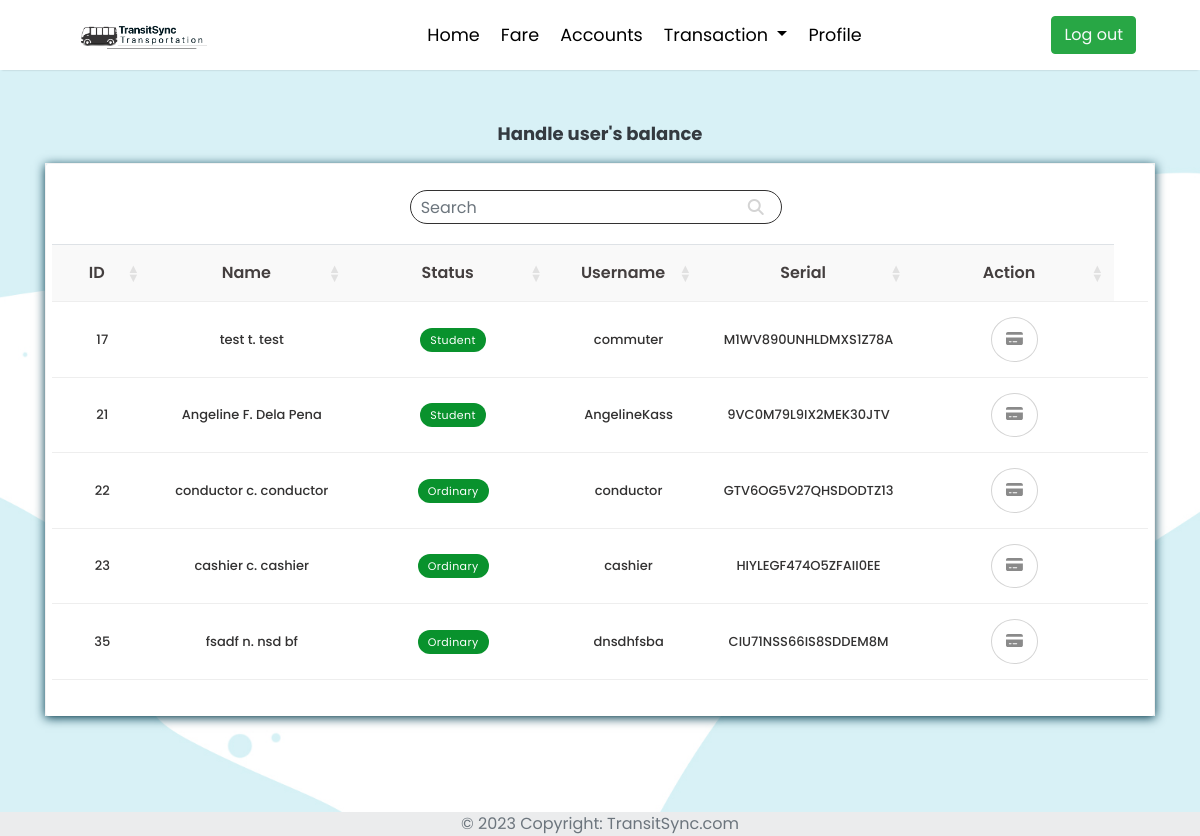
Page /cashier/ (signed in) on the committed database.
### users/models.py (models this page shows, shortened)
class CustomUser(AbstractUser):
    STATUS = (
        ('PWD', 'PWD'),
        ('Student', 'Student'),
        ('National Athlete', 'National Athlete'),
        ('Senior', 'Senior'),
        ('Ordinary', 'Ordinary')
    )
    GENDER = (
        ('M', 'Male'),
        ('F', 'Female'),
        ('LGBTQ+', 'Others')
    )
    carType =(
        ('PUJ', 'PUJ'),
        ('Modernized PUJ', 'Modernized PUJ'),
        ('AirConditioned PUJ', 'AirConditioned PUJ'),
        ('Regular Bus', 'Regular Bus'),
        ('Modernized Bus', 'Modernized Bus'),
    )
    email = models.EmailField(unique=True)
    middle_name = models.CharField(max_length=50, blank= True, null=True)
    status = models.CharField(max_length=100, choices=STATUS, default='Ordinary')
    gender = models.CharField(max_length=100, choices=GENDER,null=True, blank=False)
    age= models.PositiveIntegerField(null=True, blank=True)
    birthDate = models.DateField(null=True, blank=True)
    contactNumber= models.CharField(max_length=11, null=True, blank=True)
    emergencyContact= models.CharField(max_length=11,null=True, blank=True)
    contactPerson= models.CharField(max_length=100, null=True, blank=True)
    userSN= models.CharField(max_length=100, null=True, blank=True)
    balance= models.FloatField(null=True, blank=True)
    DPA= models.BooleanField(default=False)
    graduation = models.DateField(null=True, blank=True)
    validID = models.ImageField(upload_to="valid_ids/", null=True, blank=True)
    QR = models.ImageField(upload_to="qrs/", null=True, blank=True)
    verified = models.BooleanField(default=False, null=True, blank= True)
    UserGroup = models.CharField(max_length=100, null=True, blank=True)
    TransportationType = models.CharField(max_length=100,choices= carType, null=True, blank=True, default='PUJ')

### Website/views.py (the view)
# urls.py: path("cashier/", views.cashier, name="cashier"),
@login_required
def cashier(request):
    query = request.GET.get('q')
    if query:
        results = CustomUser.objects.filter(
            Q(userSN__icontains=query) |
            Q(last_name__icontains=query) |
            Q(middle_name__icontains=query) |
            Q(first_name__icontains=query) |
            Q(email__icontains=query) |
            Q(username__icontains=query)
        )
    else:
        results = CustomUser.objects.filter(UserGroup='user')
    return render(request, 'cashier/cashierHome.html', {'results': results, 'query': query})

### Website/templates/cashier/cashierHome.html (shortened to what this page needs)
{% extends "header.html" %}
{% load static %}
{% block content %}
<body>
    <div class="container p-30">
        <p class="text-dark mx-auto"> Handle user's balance </p>
        <div class="row">
            <div class="col-md-12 main-datatable">
                <div class="card_body">
                    <div class="col-sm-8 add_flex">
                        <div class="form-group searchInput">
                            <form action="" method="get">
                                <input type="text" name="q" class="form-control" id="filterbox" placeholder="Search">
                            </form>
                        </div>
                    </div>
                    <div class="overflow-x">
                        <table style="width:100%;" id="filtertable" class="table cust-datatable dataTable no-footer">
                            <thead>
                                <tr>
                                    <th style="min-width:50px;">ID</th>
                                    <th style="min-width:150px;">Name</th>
                                    <th style="min-width:150px;">Status</th>
                                    <th style="min-width:100px;">Username</th>
                                    <th style="min-width:100px;">Serial</th>
                                    <th style="min-width:150px;">Action</th>
                                </tr>
                            </thead>
                            {% for result in results %}
                            <tbody>
                                <tr>
                                    <td>{{ result.id }}</td>
                                    <td>{{ result.first_name }} {{ result.middle_name|slice:":1" }}.
                                        {{ result.last_name }}</td>
                                    <td><span class="mode mode_on">{{ result.status }}</span></td>
                                    <td>{{ result.username }}</td>
                                    <td>{{ result.userSN }}</td>
                                    <td>
                                        <span class="actionCust">
                                            <a class="show-modal" data-user-id="{{ result.id }}"><i
                                                    class="fa fa-credit-card"></i></a>
                                        </span>
                                    </td>
                                    <td>
                                    {% empty %}
                                    No results found.</td>
                                </tr>
                            </tbody>
                            {% endfor %}
                        </table>
                    </div>
                </div>
            </div>
        </div>
    </div>
    <footer class="text-center text-lg-start bg-light text-muted">
        <div class="text-center p-0" style="background-color: rgba(0, 0, 0, 0.05);">
            © 2023 Copyright:
            <a class="text-reset fw-bold">TransitSync.com</a>
        </div>
    </footer>
</body>
</html>
{% endblock content %}

### Website/templates/header.html (shortened to what this page needs)
{% load static %}
<!DOCTYPE html>
<html>
<head>
            <link rel="stylesheet" href="https://cdn.jsdelivr.net/npm/bootstrap@4.6.0/dist/css/bootstrap.min.css"
>
          <link rel="stylesheet" href="https://cdn.datatables.net/1.13.7/css/jquery.dataTables.min.css">
    <link href="{% static 'fontawesomefree/css/all.min.css' %}" rel="stylesheet" type="text/css">
    <link rel="stylesheet" type="text/css" href="{% static 'main/main.css' %}">
</head>
<body>
    {% include 'navbar.html' %}
    <main role="main">
                {% block content %}
                {% endblock %}
</body>
</html>

### Website/templates/navbar.html (shortened to what this page needs)
{% load static %}
<!DOCTYPE html>
<html>
<head>
  <link rel="stylesheet" href=
  "https://cdnjs.cloudflare.com/ajax/libs/font-awesome/6.2.0/css/all.css">
</head>
<body>
<header>
<nav class="navbar navbar-inverse navbar-expand-lg navbar-light fixed-top">
  <a class="navbar-brand mt-2 mt-lg-0" href="{% url 'welcome' %}">
    <img
      src="{% static 'images/homelogo.png' %}"
      height="30"
      loading="lazy"
    />
  </a>
    <div class="collapse navbar-collapse" id="navbarSupportedContent">
      <ul class="navbar-nav mx-auto">
        {% if user.is_authenticated and user.is_superuser %}
        <li class="nav-item">
            <a class="nav-link" href="{% url 'admin' %}">Home</a>
          </li>
          <li class="nav-item">
            <a class="nav-link" href="{% url 'track_prices' %}">Fare</a>
          </li>
          <li class="nav-item">
            <a class="nav-link" href="{% url 'account_management' %}">Accounts</a>
          </li>
          <li class="nav-item dropdown">
            <a class="nav-link dropdown-toggle" href="#" id="transactionDropdown" role="button" data-toggle="dropdown" aria-haspopup="true" aria-expanded="false">
                Transaction
            </a>
          </li>
          <li class="nav-item">
            <a class="nav-link" href="{% url 'profile' user.username %}"> Profile </a>
          </li>
      </ul>
      <a href="{% url 'logout' %}"> <button class="btn btn-success text-light  my-1" type="submit">Log out</button>  </a>
          {% endif %}
    </div>
  </nav>
</header>
</body>
</html>

### Website/static/main/main.css (style rules this page uses)
.navbar-nav .nav-link { color: #fff; }

### Website/templates/navbar.html (style rules this page uses)
* { margin: 0; padding: 0; box-sizing: border-box; font-family: "Poppins", sans-serif; }
.navbar { padding: 0.7rem 4rem; box-shadow: 0 2px 2px -2px rgba(0,0,0,.2); background-color: #fff; z-index: 1000; }
.navbar .navbar-nav .nav-link { color: #fff; font-size: 1.1em; }
.navbar .navbar-nav .nav-link { padding: 0.6em; font-size: 1.2em; transition: all 0.5s; }
.navbar .navbar-brand { padding: 0 0.6em; font-size: 1.5em; font-weight: bold; }
#navbarSupportedContent > ul > li:nth-child(n) > a { color: #000000; font-size: 1.1rem; }

### rows in the picture
CustomUser: id "17", first_name "test", middle_name "t", last_name "test", status "Student", username "commuter", userSN "M1WV890UNHLDMXS1Z78A"
CustomUser: id "21", first_name "Angeline", middle_name "F", last_name "Dela Pena", status "Student", username "AngelineKass", userSN "9VC0M79L9IX2MEK30JTV"
CustomUser: id "22", first_name "conductor", middle_name "c", last_name "conductor", status "Ordinary", username "conductor", userSN "GTV6OG5V27QHSDODTZ13"
CustomUser: id "23", first_name "cashier", middle_name "c", last_name "cashier", status "Ordinary", username "cashier", userSN "HIYLEGF474O5ZFAII0EE"
CustomUser: id "35", first_name "fsadf", middle_name "n", last_name "nsd bf", status "Ordinary", username "dnsdhfsba", userSN "CIU71NSS66IS8SDDEM8M"
